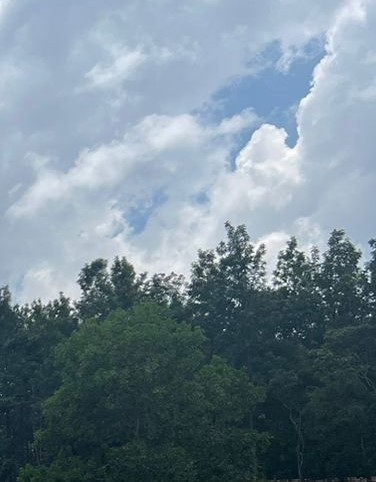
#> input picture data/l9_0.jpg, 376 x 482 px, found by its file name
$ python clahe_cv.py
#> lines starting #> are read from the running program, lines starting #| are printed output that depends on the picture
# CLAHE
# Contrast Limited Adaptive Histogram Equalization
import cv2

img = cv2.imread('data/l9_0.jpg')
#> img is the input picture: shape (482, 376, 3); mean B, G, R 145, 133.2, 114.5

gray_img = cv2.cvtColor(img, cv2.COLOR_BGR2GRAY)
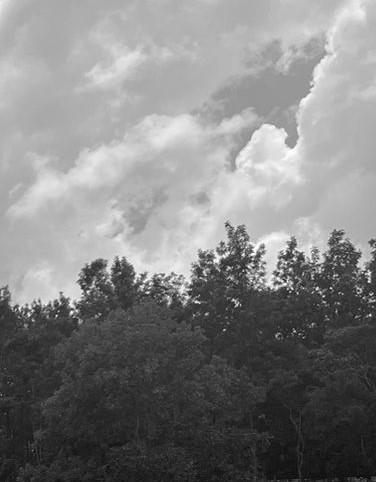
#> gray_img: shape (482, 376); min 5, max 255, mean 129

clahe_2_8_8 = cv2.createCLAHE(clipLimit=2., tileGridSize=(8, 8))
clahe_40_8_8 = cv2.createCLAHE(clipLimit=40, tileGridSize=(8, 8))
clahe_2_24_24 = cv2.createCLAHE(clipLimit=2, tileGridSize=(24, 24))

clahe_imgs = [
    clahe_2_8_8.apply(gray_img),
    clahe_40_8_8.apply(gray_img),
    clahe_2_24_24.apply(gray_img)
]

equalized = cv2.equalizeHist(gray_img)
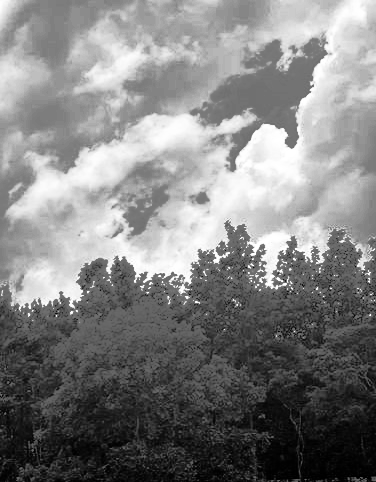
#> equalized: shape (482, 376); min 0, max 255, mean 128.7

for title, clahe_img in zip(["2_8_8", "40_8_8", "2_24_24"], clahe_imgs):
    cv2.imshow(f'clahe {title}', clahe_img)
#> this loop made 3 passes
#> title on passes 1 to 3: '2_8_8', '40_8_8', '2_24_24'
#> pass 1, `cv2.imshow(f'clahe {title}', clahe_img)`:
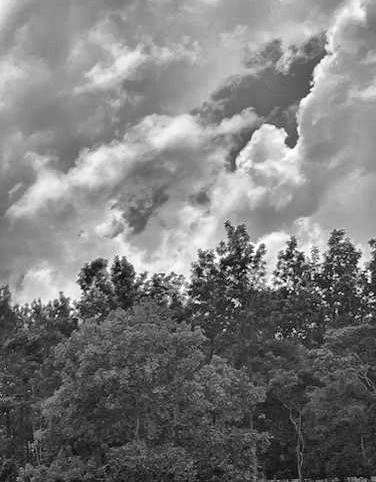
#> window 'clahe 2_8_8': shape (482, 376); min 5, max 255, mean 123.1
#> pass 2, `cv2.imshow(f'clahe {title}', clahe_img)`:
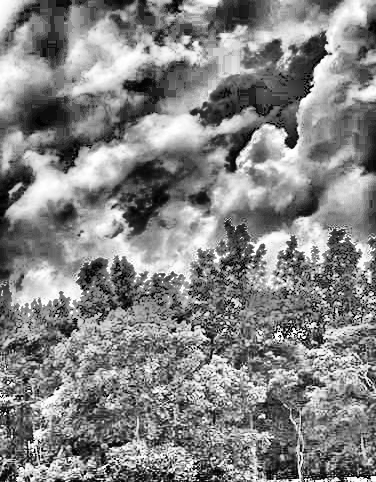
#> window 'clahe 40_8_8': shape (482, 376); min 0, max 255, mean 131.9

cv2.imshow('equalized', equalized)

cv2.waitKey(0)
cv2.destroyAllWindows()

$ run again, with data/house.jpg copied over data/l9_0.jpg
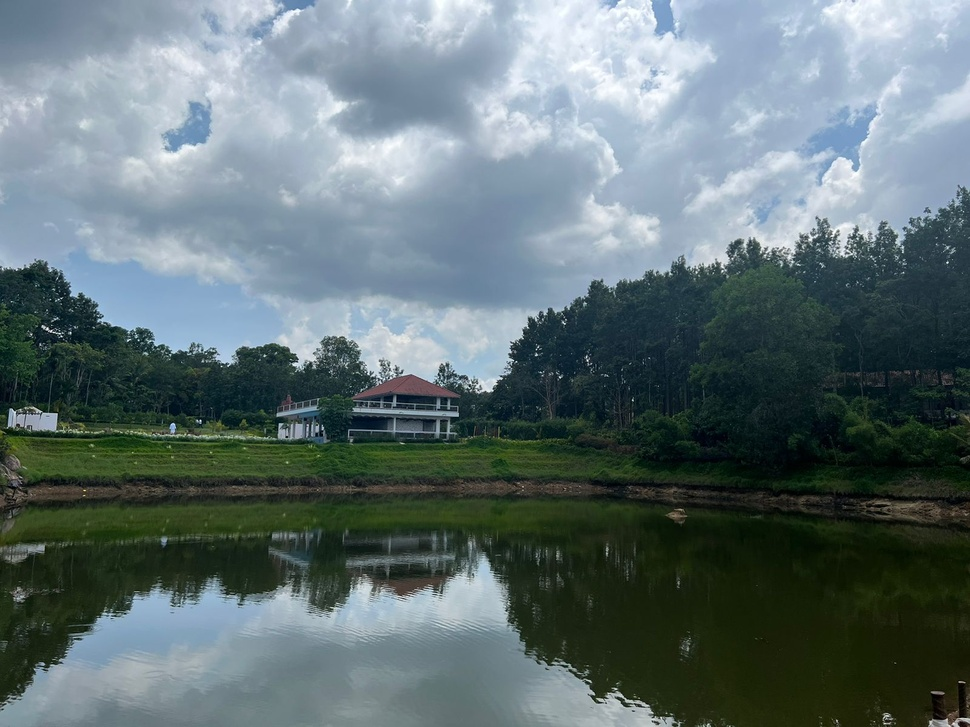
#> input picture data/house.jpg, 970 x 727 px, shrunk from 1600 x 1200 before the run, found by its file name
#> img is the input picture: shape (727, 970, 3); mean B, G, R 115.7, 113.3, 97.2
#> the loop `for title, clahe_img in zip(["2_8_8", "40_8_8", "2_24_24"], clahe_imgs):` made 3 passes
#> title on passes 1 to 3: '2_8_8', '40_8_8', '2_24_24'
#> pass 1, `cv2.imshow(f'clahe {title}', clahe_img)`:
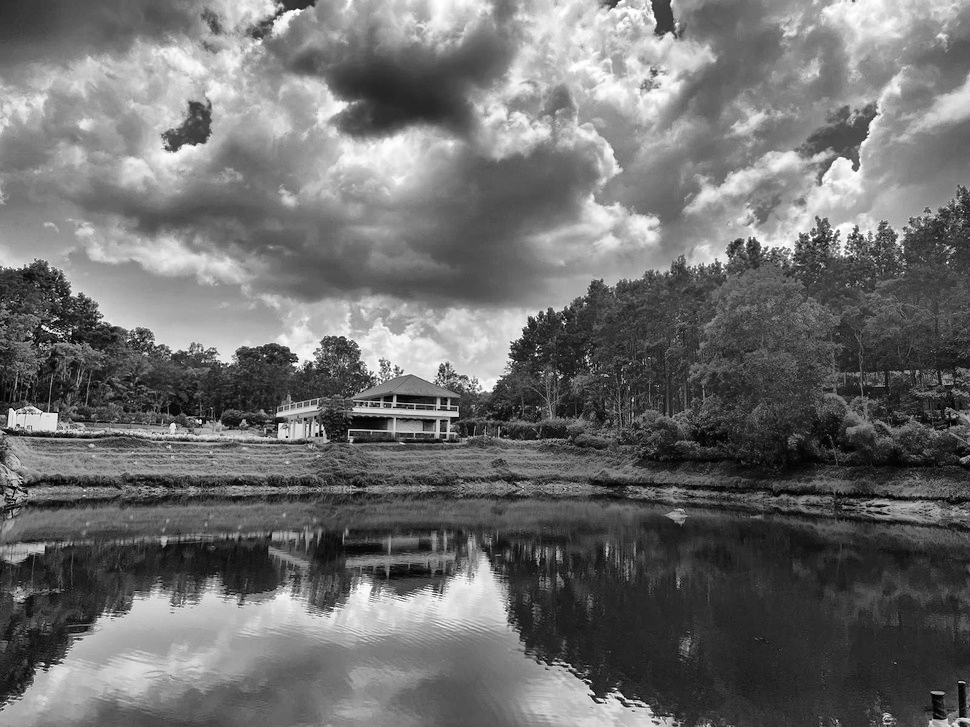
#> window 'clahe 2_8_8': shape (727, 970); min 1, max 255, mean 109.8
#> pass 2, `cv2.imshow(f'clahe {title}', clahe_img)`:
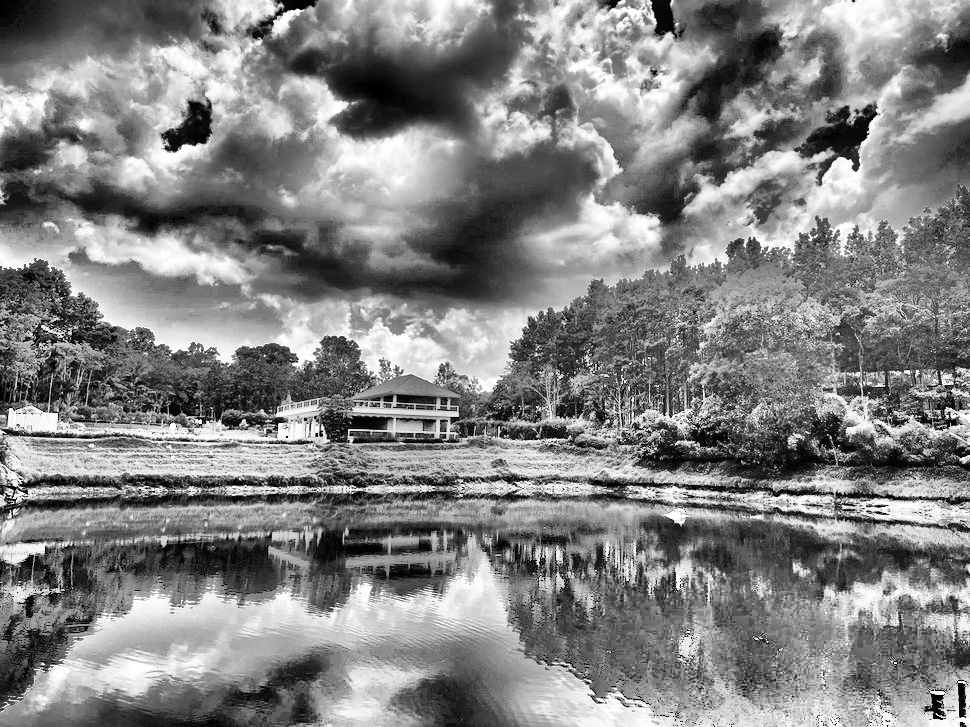
#> window 'clahe 40_8_8': shape (727, 970); min 0, max 255, mean 130.5

$ run again, with data/cats.jpeg copied over data/l9_0.jpg
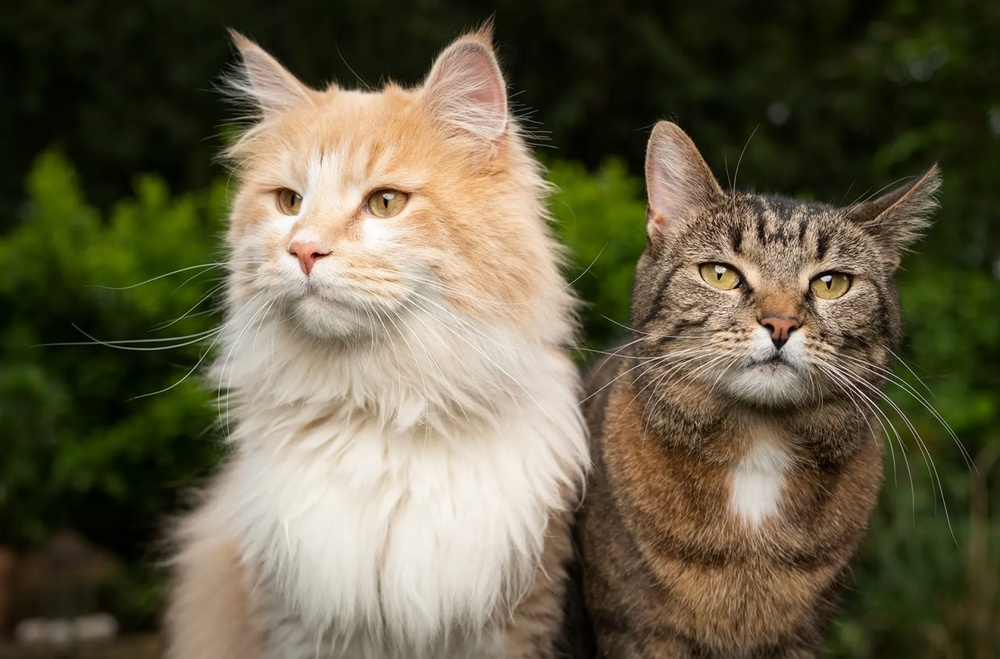
#> input picture data/cats.jpeg, 1000 x 659 px, shrunk from 1280 x 843 before the run, found by its file name
#> img is the input picture: shape (659, 1000, 3); mean B, G, R 70.6, 94.4, 101.1
#> the loop `for title, clahe_img in zip(["2_8_8", "40_8_8", "2_24_24"], clahe_imgs):` made 3 passes
#> title on passes 1 to 3: '2_8_8', '40_8_8', '2_24_24'
#> pass 1, `cv2.imshow(f'clahe {title}', clahe_img)`:
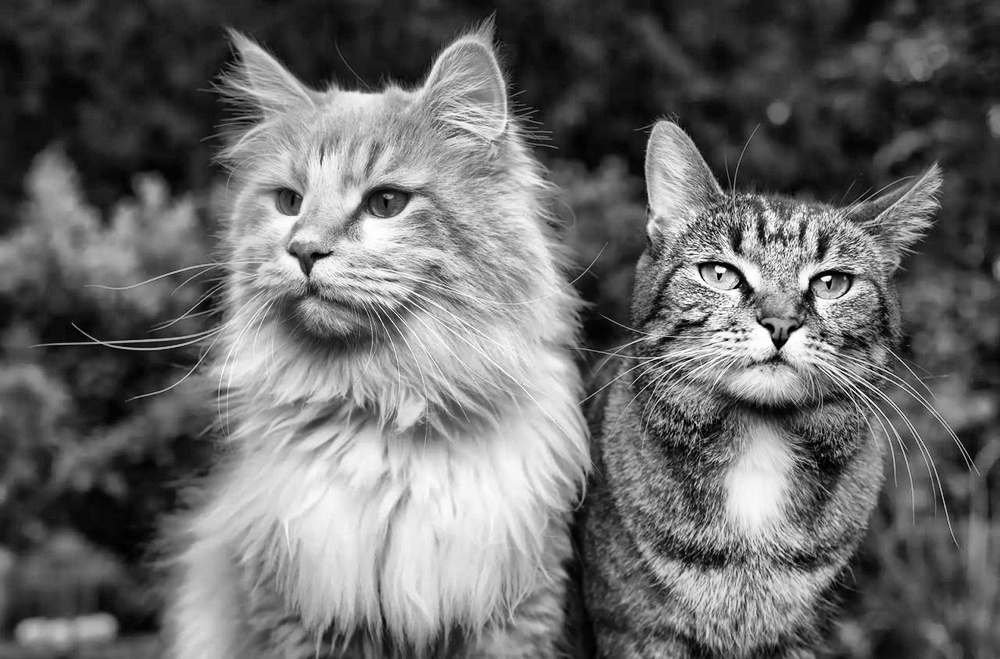
#> window 'clahe 2_8_8': shape (659, 1000); min 0, max 255, mean 106.5
#> pass 2, `cv2.imshow(f'clahe {title}', clahe_img)`:
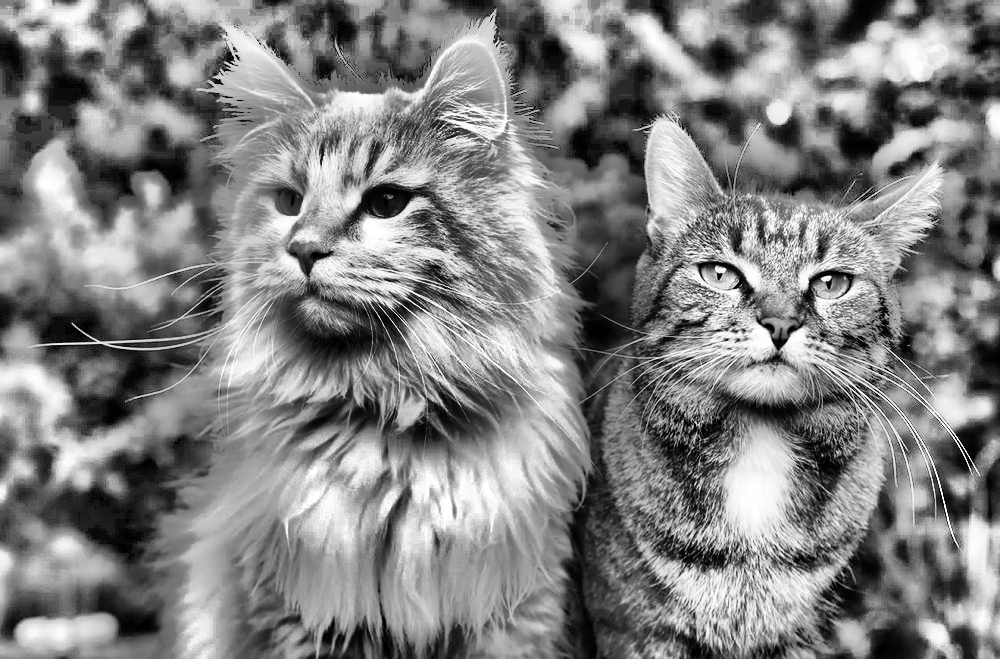
#> window 'clahe 40_8_8': shape (659, 1000); min 0, max 255, mean 130
